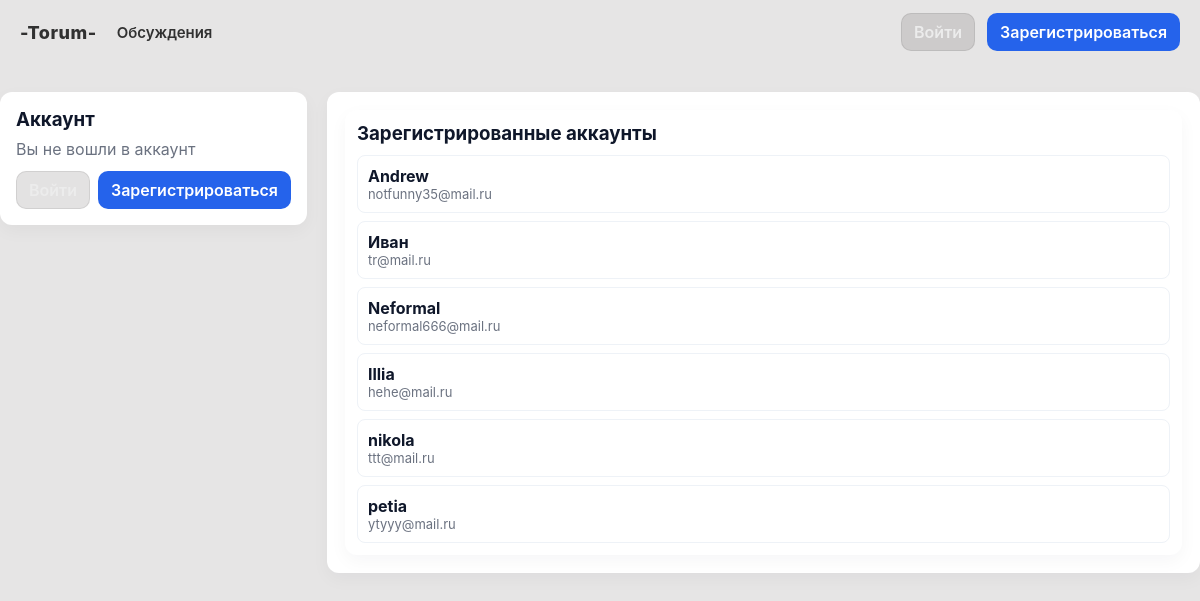
The page /discussions on the database its author committed.
### main.py (models this page shows)
class User(Base):
    __tablename__ = "users"
    id = Column(Integer, primary_key=True, index=True)
    username = Column(String(100), nullable=False)
    email = Column(String(200), unique=True, index=True, nullable=False)
    hashed_password = Column(String(200), nullable=False)
    created_at = Column(DateTime, default=datetime.utcnow)

### main.py (the view)
@app.get("/discussions", response_class=HTMLResponse)
def discussions(request: Request, db: Session = Depends(get_db)):
    token = request.cookies.get("access_token")
    user_obj = None
    if token:
        data = decode_token(token)
        if data and "sub" in data:
            try:
                uid = int(data["sub"])
                user_obj = db.query(User).filter(User.id == uid).first()
            except Exception:
                user_obj = None
    users_list = db.query(User).order_by(User.id.asc()).all()
    context = {"request": request, "user": user_obj, "users_list": users_list}
    try:
        return templates.TemplateResponse("discussions/discussions.html", context)
    except TemplateNotFound:
        html = "<html><body><h2>Страница обсуждений временно недоступна</h2></body></html>"
        return HTMLResponse(content=html)

### templates/discussions/discussions.html (shortened to what this page needs)
<!doctype html>
<html lang="ru">
<head>
  <link rel="stylesheet" href="/static/style.css">
</head>
<body>
  <header class="site-header">
    <div class="container header-inner">
      <div class="header-left">
        <div class="logo">-Torum-</div>
        <a class="nav-discussions" href="/discussions">Обсуждения</a>
      </div>
      <div class="header-right">
        <nav class="header-actions">
          {% if not user %}
            <a class="btn ghost" href="/login">Войти</a>
            <a class="btn primary" href="/register">Зарегистрироваться</a>
          {% else %}
            <div class="user-info" style="display:flex;gap:10px;align-items:center;">
              <div style="color:#131212;font-weight:700;">{{ user.username }}</div>
              <a class="btn ghost" href="/logout">Выйти</a>
            </div>
          {% endif %}
        </nav>
      </div>
    </div>
  </header>
  <main style="padding-top:72px;">
    <div class="container" style="padding:20px 0;">
      <div style="display:flex;gap:20px;align-items:flex-start;flex-wrap:wrap;">
        <aside style="min-width:260px;max-width:360px;">
          <div style="background:#fff;padding:16px;border-radius:12px;box-shadow:0 6px 18px rgba(20, 20, 20, 0.04);">
            <h3 style="margin:0 0 8px 0;">Аккаунт</h3>
            {% if user %}
              <div style="font-weight:700;">{{ user.username }}</div>
              <div style="color:#6b7280;">{{ user.email }}</div>
            {% else %}
              <div style="color:#6b7280;margin-bottom:12px;">Вы не вошли в аккаунт</div>
              <div style="display:flex;gap:8px;">
                <a href="/login" class="btn ghost">Войти</a>
                <a href="/register" class="btn primary">Зарегистрироваться</a>
              </div>
            {% endif %}
          </div>
        </aside>
        <section style="flex:1;">
          <div style="background:#fff;padding:18px;border-radius:12px;box-shadow:0 6px 18px rgba(15,23,42,0.04);margin-bottom:16px;">
          <div style="background:#fff;padding:12px;border-radius:12px;box-shadow:0 6px 18px rgba(15,23,42,0.04);">
            <h3 style="margin:0 0 10px 0;">Зарегистрированные аккаунты</h3>
            {% if users_list %}
              <ul style="list-style:none;padding:0;margin:0;display:flex;flex-direction:column;gap:8px;">
                {% for u in users_list %}
                  <li style="padding:10px;border-radius:8px;border:1px solid #eef2f7;display:flex;justify-content:space-between;align-items:center;">
                    <div>
                      <div style="font-weight:700;">{{ u.username }}</div>
                      <div style="color:#6b7280;font-size:13px;">{{ u.email }}</div>
                    </div>
                  </li>
                {% endfor %}
              </ul>
            {% else %}
              <div style="color:#6b7280;">Пока нет зарегистрированных пользователей.</div>
            {% endif %}
          </div>
        </section>
      </div>
    </div>
  </main>
</body>
</html>

### static/style.css (style rules this page uses)
:root { --bg: #e6e5e5; --card: #ffffff; --muted: #6b7280; --accent: #2563eb; --radius: 12px; --container: 1200px; --gap: 22px; font-family: Inter, system-ui, -apple-system, "Segoe UI", Roboto, Arial; }
* { box-sizing:border-box;margin:0;padding:0 }
html,body { height:100%;background:var(--bg);color:#0f172a }
.container { max-width:var(--container);margin:0 auto;padding:0 20px }
.site-header { position:fixed; left:0; right:0; top:0; height:64px; z-index:60; background:transparent; display:flex; align-items:center; }
.header-inner { display:flex; align-items:center; justify-content:space-between; width:100%; height:100%; }
.header-left { display:flex; align-items:center; gap:12px; }
.logo { font-weight:800; font-size:18px; color:#313131; letter-spacing:0.5px; }
.nav-discussions { color:#313131; text-decoration:none; font-weight:600; font-size:15px; padding:6px 8px; border-radius:8px; transition:opacity .12s ease; }
.header-right { display:flex;align-items:center;gap:12px }
.header-actions { display:flex;gap:12px }
.btn { display:inline-flex; align-items:center; gap:8px; padding:8px 12px; border-radius:10px; text-decoration:none; font-weight:600; border:1px solid transparent; cursor:pointer; background:rgba(255,255,255,0.08); color:#fff; }
.btn.primary { background:var(--accent);color:#fff }
.btn.ghost { background:rgba(24, 23, 23, 0.12); color:#ececec; border:1px solid rgba(75, 72, 72, 0.12); }
main { padding-top:72px }

### rows shown on the page
User: username "Andrew", email "notfunny35@mail.ru"
User: username "Иван", email "tr@mail.ru"
User: username "Neformal", email "neformal666@mail.ru"
User: username "Illia", email "hehe@mail.ru"
User: username "nikola", email "ttt@mail.ru"
User: username "petia", email "ytyyy@mail.ru"
